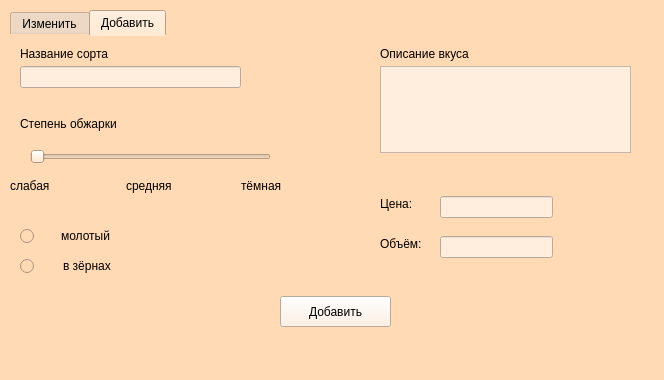
<?xml version="1.0" encoding="UTF-8"?>
<ui version="4.0">
 <class>Form</class>
 <widget class="QWidget" name="Form">
  <property name="geometry">
   <rect>
    <x>0</x>
    <y>0</y>
    <width>664</width>
    <height>380</height>
   </rect>
  </property>
  <property name="windowTitle">
   <string>Form</string>
  </property>
  <property name="styleSheet">
   <string notr="true">background-color: rgb(255, 218, 181);</string>
  </property>
  <widget class="QTabWidget" name="tabWidget">
   <property name="geometry">
    <rect>
     <x>10</x>
     <y>10</y>
     <width>641</width>
     <height>351</height>
    </rect>
   </property>
   <property name="styleSheet">
    <string notr="true">border-color: rgb(255, 218, 181);
font: 9pt &quot;Candara&quot;;
background-color: rgb(255, 218, 181);</string>
   </property>
   <property name="currentIndex">
    <number>1</number>
   </property>
   <widget class="QWidget" name="tab">
    <attribute name="title">
     <string>Изменить</string>
    </attribute>
    <widget class="QLabel" name="label_2">
     <property name="geometry">
      <rect>
       <x>10</x>
       <y>110</y>
       <width>161</width>
       <height>16</height>
      </rect>
     </property>
     <property name="styleSheet">
      <string notr="true">font: 75 italic 9pt &quot;Candara&quot;;</string>
     </property>
     <property name="text">
      <string>Степень обжарки</string>
     </property>
    </widget>
    <widget class="QLabel" name="label">
     <property name="geometry">
      <rect>
       <x>10</x>
       <y>50</y>
       <width>161</width>
       <height>16</height>
      </rect>
     </property>
     <property name="styleSheet">
      <string notr="true">font: 75 italic 9pt &quot;Candara&quot;;</string>
     </property>
     <property name="text">
      <string>Название сорта</string>
     </property>
    </widget>
    <widget class="QSlider" name="roasting_edit">
     <property name="geometry">
      <rect>
       <x>20</x>
       <y>140</y>
       <width>241</width>
       <height>22</height>
      </rect>
     </property>
     <property name="styleSheet">
      <string notr="true"/>
     </property>
     <property name="orientation">
      <enum>Qt::Horizontal</enum>
     </property>
    </widget>
    <widget class="QLabel" name="label_8">
     <property name="geometry">
      <rect>
       <x>370</x>
       <y>200</y>
       <width>55</width>
       <height>16</height>
      </rect>
     </property>
     <property name="styleSheet">
      <string notr="true">font: 100 italic 9pt &quot;Candara&quot;;</string>
     </property>
     <property name="text">
      <string>Объём:</string>
     </property>
    </widget>
    <widget class="QLabel" name="label_7">
     <property name="geometry">
      <rect>
       <x>370</x>
       <y>160</y>
       <width>55</width>
       <height>16</height>
      </rect>
     </property>
     <property name="styleSheet">
      <string notr="true">font: 75 italic 9pt &quot;Candara&quot;;</string>
     </property>
     <property name="text">
      <string>Цена:</string>
     </property>
    </widget>
    <widget class="QWidget" name="layoutWidget">
     <property name="geometry">
      <rect>
       <x>0</x>
       <y>170</y>
       <width>341</width>
       <height>20</height>
      </rect>
     </property>
     <layout class="QHBoxLayout" name="horizontalLayout">
      <item>
       <widget class="QLabel" name="label_3">
        <property name="styleSheet">
         <string notr="true">font: 9pt &quot;Candara&quot;;</string>
        </property>
        <property name="text">
         <string>слабая</string>
        </property>
       </widget>
      </item>
      <item>
       <widget class="QLabel" name="label_4">
        <property name="styleSheet">
         <string notr="true">font: 9pt &quot;Candara&quot;;</string>
        </property>
        <property name="text">
         <string>средняя</string>
        </property>
       </widget>
      </item>
      <item>
       <widget class="QLabel" name="label_5">
        <property name="styleSheet">
         <string notr="true">font: 9pt &quot;Candara&quot;;</string>
        </property>
        <property name="text">
         <string>тёмная</string>
        </property>
       </widget>
      </item>
     </layout>
    </widget>
    <widget class="QWidget" name="layoutWidget_2">
     <property name="geometry">
      <rect>
       <x>10</x>
       <y>250</y>
       <width>91</width>
       <height>20</height>
      </rect>
     </property>
     <layout class="QHBoxLayout" name="horizontalLayout_2">
      <item>
       <widget class="QRadioButton" name="in_grains_edit">
        <property name="styleSheet">
         <string notr="true">font: 9pt &quot;Candara&quot;;</string>
        </property>
        <property name="text">
         <string/>
        </property>
       </widget>
      </item>
      <item>
       <widget class="QLabel" name="label_10">
        <property name="styleSheet">
         <string notr="true">font: 9pt &quot;Candara&quot;;</string>
        </property>
        <property name="text">
         <string>в зёрнах</string>
        </property>
       </widget>
      </item>
     </layout>
    </widget>
    <widget class="QWidget" name="layoutWidget_3">
     <property name="geometry">
      <rect>
       <x>10</x>
       <y>220</y>
       <width>91</width>
       <height>20</height>
      </rect>
     </property>
     <layout class="QHBoxLayout" name="horizontalLayout_3">
      <item>
       <widget class="QRadioButton" name="ground_edit">
        <property name="styleSheet">
         <string notr="true">font: 9pt &quot;Candara&quot;;</string>
        </property>
        <property name="text">
         <string/>
        </property>
       </widget>
      </item>
      <item>
       <widget class="QLabel" name="label_9">
        <property name="styleSheet">
         <string notr="true">font: 9pt &quot;Candara&quot;;</string>
        </property>
        <property name="text">
         <string>молотый</string>
        </property>
       </widget>
      </item>
     </layout>
    </widget>
    <widget class="QPlainTextEdit" name="taste_edit">
     <property name="geometry">
      <rect>
       <x>370</x>
       <y>30</y>
       <width>251</width>
       <height>87</height>
      </rect>
     </property>
     <property name="styleSheet">
      <string notr="true">background-color: rgb(255, 238, 221);
font: 9pt &quot;Candara&quot;;</string>
     </property>
     <property name="plainText">
      <string/>
     </property>
    </widget>
    <widget class="QLabel" name="label_6">
     <property name="geometry">
      <rect>
       <x>370</x>
       <y>10</y>
       <width>161</width>
       <height>16</height>
      </rect>
     </property>
     <property name="styleSheet">
      <string notr="true">font: 75 italic 9pt &quot;Candara&quot;;</string>
     </property>
     <property name="text">
      <string>Описание вкуса</string>
     </property>
    </widget>
    <widget class="QPushButton" name="save">
     <property name="geometry">
      <rect>
       <x>270</x>
       <y>260</y>
       <width>111</width>
       <height>31</height>
      </rect>
     </property>
     <property name="styleSheet">
      <string notr="true">background-color: rgb(255, 238, 221);
font: 9pt &quot;Candara&quot;;</string>
     </property>
     <property name="text">
      <string>Сохранить</string>
     </property>
    </widget>
    <widget class="QLineEdit" name="price_edit">
     <property name="geometry">
      <rect>
       <x>430</x>
       <y>160</y>
       <width>113</width>
       <height>22</height>
      </rect>
     </property>
     <property name="styleSheet">
      <string notr="true">background-color: rgb(255, 238, 221);
font: 9pt &quot;Candara&quot;;</string>
     </property>
    </widget>
    <widget class="QLineEdit" name="volume_edit">
     <property name="geometry">
      <rect>
       <x>430</x>
       <y>200</y>
       <width>113</width>
       <height>22</height>
      </rect>
     </property>
     <property name="styleSheet">
      <string notr="true">background-color: rgb(255, 238, 221);
font: 9pt &quot;Candara&quot;;</string>
     </property>
    </widget>
    <widget class="QLineEdit" name="sort_name_edit">
     <property name="geometry">
      <rect>
       <x>10</x>
       <y>70</y>
       <width>221</width>
       <height>22</height>
      </rect>
     </property>
     <property name="styleSheet">
      <string notr="true">background-color: rgb(255, 238, 221);
font: 9pt &quot;Candara&quot;;</string>
     </property>
    </widget>
    <widget class="QWidget" name="">
     <property name="geometry">
      <rect>
       <x>10</x>
       <y>10</y>
       <width>114</width>
       <height>24</height>
      </rect>
     </property>
     <layout class="QHBoxLayout" name="horizontalLayout_7">
      <item>
       <widget class="QLabel" name="label_21">
        <property name="text">
         <string>ID</string>
        </property>
       </widget>
      </item>
      <item>
       <widget class="QComboBox" name="id">
        <property name="styleSheet">
         <string notr="true">background-color: rgb(255, 238, 221);
font: 9pt &quot;Candara&quot;;</string>
        </property>
       </widget>
      </item>
     </layout>
    </widget>
   </widget>
   <widget class="QWidget" name="tab_2">
    <attribute name="title">
     <string>Добавить</string>
    </attribute>
    <widget class="QWidget" name="layoutWidget_4">
     <property name="geometry">
      <rect>
       <x>0</x>
       <y>140</y>
       <width>341</width>
       <height>20</height>
      </rect>
     </property>
     <layout class="QHBoxLayout" name="horizontalLayout_4">
      <item>
       <widget class="QLabel" name="label_11">
        <property name="styleSheet">
         <string notr="true">font: 9pt &quot;Candara&quot;;</string>
        </property>
        <property name="text">
         <string>слабая</string>
        </property>
       </widget>
      </item>
      <item>
       <widget class="QLabel" name="label_12">
        <property name="styleSheet">
         <string notr="true">font: 9pt &quot;Candara&quot;;</string>
        </property>
        <property name="text">
         <string>средняя</string>
        </property>
       </widget>
      </item>
      <item>
       <widget class="QLabel" name="label_13">
        <property name="styleSheet">
         <string notr="true">font: 9pt &quot;Candara&quot;;</string>
        </property>
        <property name="text">
         <string>тёмная</string>
        </property>
       </widget>
      </item>
     </layout>
    </widget>
    <widget class="QWidget" name="layoutWidget_5">
     <property name="geometry">
      <rect>
       <x>10</x>
       <y>220</y>
       <width>91</width>
       <height>20</height>
      </rect>
     </property>
     <layout class="QHBoxLayout" name="horizontalLayout_5">
      <item>
       <widget class="QRadioButton" name="in_grains">
        <property name="styleSheet">
         <string notr="true">font: 9pt &quot;Candara&quot;;</string>
        </property>
        <property name="text">
         <string/>
        </property>
       </widget>
      </item>
      <item>
       <widget class="QLabel" name="label_14">
        <property name="styleSheet">
         <string notr="true">font: 9pt &quot;Candara&quot;;</string>
        </property>
        <property name="text">
         <string>в зёрнах</string>
        </property>
       </widget>
      </item>
     </layout>
    </widget>
    <widget class="QLabel" name="label_15">
     <property name="geometry">
      <rect>
       <x>10</x>
       <y>80</y>
       <width>161</width>
       <height>16</height>
      </rect>
     </property>
     <property name="styleSheet">
      <string notr="true">font: 75 italic 9pt &quot;Candara&quot;;</string>
     </property>
     <property name="text">
      <string>Степень обжарки</string>
     </property>
    </widget>
    <widget class="QLineEdit" name="price">
     <property name="geometry">
      <rect>
       <x>430</x>
       <y>160</y>
       <width>113</width>
       <height>22</height>
      </rect>
     </property>
     <property name="styleSheet">
      <string notr="true">background-color: rgb(255, 238, 221);
font: 9pt &quot;Candara&quot;;</string>
     </property>
    </widget>
    <widget class="QLabel" name="label_16">
     <property name="geometry">
      <rect>
       <x>370</x>
       <y>200</y>
       <width>55</width>
       <height>16</height>
      </rect>
     </property>
     <property name="styleSheet">
      <string notr="true">font: 100 italic 9pt &quot;Candara&quot;;</string>
     </property>
     <property name="text">
      <string>Объём:</string>
     </property>
    </widget>
    <widget class="QLabel" name="label_17">
     <property name="geometry">
      <rect>
       <x>370</x>
       <y>160</y>
       <width>55</width>
       <height>16</height>
      </rect>
     </property>
     <property name="styleSheet">
      <string notr="true">font: 75 italic 9pt &quot;Candara&quot;;</string>
     </property>
     <property name="text">
      <string>Цена:</string>
     </property>
    </widget>
    <widget class="QWidget" name="layoutWidget_6">
     <property name="geometry">
      <rect>
       <x>10</x>
       <y>190</y>
       <width>91</width>
       <height>20</height>
      </rect>
     </property>
     <layout class="QHBoxLayout" name="horizontalLayout_6">
      <item>
       <widget class="QRadioButton" name="ground">
        <property name="styleSheet">
         <string notr="true">font: 9pt &quot;Candara&quot;;</string>
        </property>
        <property name="text">
         <string/>
        </property>
       </widget>
      </item>
      <item>
       <widget class="QLabel" name="label_18">
        <property name="styleSheet">
         <string notr="true">font: 9pt &quot;Candara&quot;;</string>
        </property>
        <property name="text">
         <string>молотый</string>
        </property>
       </widget>
      </item>
     </layout>
    </widget>
    <widget class="QLabel" name="label_19">
     <property name="geometry">
      <rect>
       <x>10</x>
       <y>10</y>
       <width>161</width>
       <height>16</height>
      </rect>
     </property>
     <property name="styleSheet">
      <string notr="true">font: 75 italic 9pt &quot;Candara&quot;;</string>
     </property>
     <property name="text">
      <string>Название сорта</string>
     </property>
    </widget>
    <widget class="QLineEdit" name="volume">
     <property name="geometry">
      <rect>
       <x>430</x>
       <y>200</y>
       <width>113</width>
       <height>22</height>
      </rect>
     </property>
     <property name="styleSheet">
      <string notr="true">background-color: rgb(255, 238, 221);
font: 9pt &quot;Candara&quot;;</string>
     </property>
    </widget>
    <widget class="QPlainTextEdit" name="taste">
     <property name="geometry">
      <rect>
       <x>370</x>
       <y>30</y>
       <width>251</width>
       <height>87</height>
      </rect>
     </property>
     <property name="styleSheet">
      <string notr="true">background-color: rgb(255, 238, 221);
font: 9pt &quot;Candara&quot;;</string>
     </property>
     <property name="plainText">
      <string/>
     </property>
    </widget>
    <widget class="QPushButton" name="add">
     <property name="geometry">
      <rect>
       <x>270</x>
       <y>260</y>
       <width>111</width>
       <height>31</height>
      </rect>
     </property>
     <property name="styleSheet">
      <string notr="true">background-color: rgb(255, 238, 221);
font: 9pt &quot;Candara&quot;;</string>
     </property>
     <property name="text">
      <string>Добавить</string>
     </property>
    </widget>
    <widget class="QSlider" name="roasting">
     <property name="geometry">
      <rect>
       <x>20</x>
       <y>110</y>
       <width>241</width>
       <height>22</height>
      </rect>
     </property>
     <property name="styleSheet">
      <string notr="true"/>
     </property>
     <property name="orientation">
      <enum>Qt::Horizontal</enum>
     </property>
    </widget>
    <widget class="QLabel" name="label_20">
     <property name="geometry">
      <rect>
       <x>370</x>
       <y>10</y>
       <width>161</width>
       <height>16</height>
      </rect>
     </property>
     <property name="styleSheet">
      <string notr="true">font: 75 italic 9pt &quot;Candara&quot;;</string>
     </property>
     <property name="text">
      <string>Описание вкуса</string>
     </property>
    </widget>
    <widget class="QLineEdit" name="sort_name">
     <property name="geometry">
      <rect>
       <x>10</x>
       <y>30</y>
       <width>221</width>
       <height>22</height>
      </rect>
     </property>
     <property name="styleSheet">
      <string notr="true">background-color: rgb(255, 238, 221);
font: 9pt &quot;Candara&quot;;</string>
     </property>
    </widget>
    <widget class="QLabel" name="error">
     <property name="geometry">
      <rect>
       <x>20</x>
       <y>270</y>
       <width>201</width>
       <height>21</height>
      </rect>
     </property>
     <property name="text">
      <string/>
     </property>
    </widget>
   </widget>
  </widget>
 </widget>
 <resources/>
 <connections/>
</ui>
